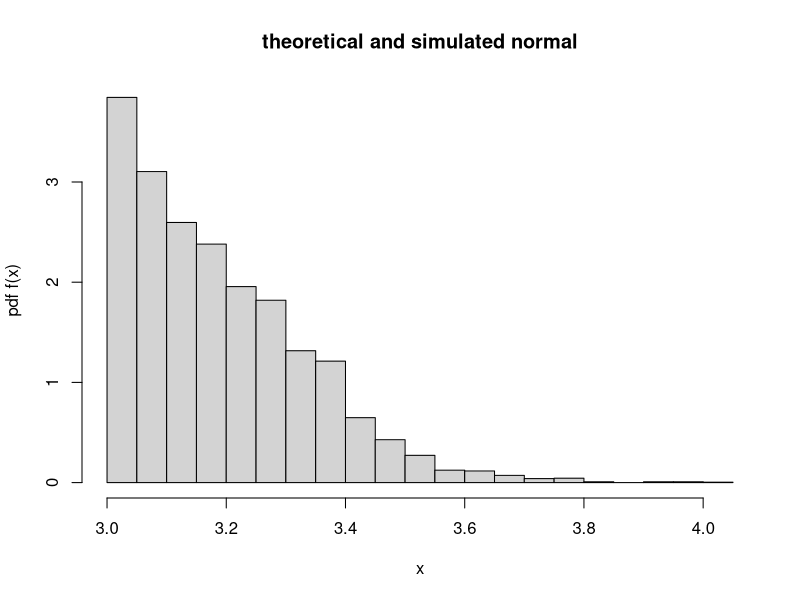

Here is the R script that generated this plot:
sim_exp <- function(lambda){
	u <- runif(1)
	x <- -1/(lambda) * log(u)
	y <- x + 3
	return (y)
}

sim_normal <- function() {
	M <- exp(-4.5) / (3 * sqrt(2 * pi) * (1-pnorm(3)))
	g <- function(x) 3 * exp(-3 * (x - 3))
	f <- function(x) exp(-1 * (x^2 / 2)) / (sqrt(2 * pi) * (1-pnorm(3)))
	while (TRUE) {
		u <- runif(1)
		y <- sim_exp(3)
		if (u <= f(y)/M*g(y)) return(y)
	}
}

set.seed(1999)
n <- 5000
g <- rep(0, n)
for (i in 1:n) g[i] <- sim_normal()

hist(g, breaks=20, freq=F, xlab="x", ylab="pdf f(x)",
main="theoretical and simulated normal")




